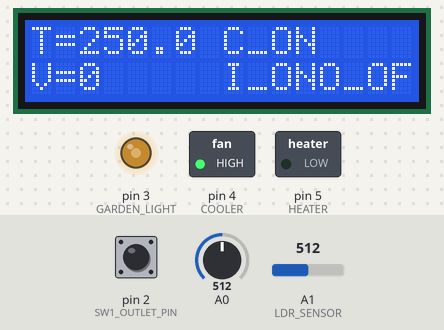
Recording of a sketch running on a simulated Arduino Uno, built with avr-gcc and run on an emulated ATmega328P. On the bench: 16×2 character LCD, switched loads named in the sketch (green lamp = pin HIGH), output pins drawn as LEDs (lit = HIGH). Inputs (shaded band) come from the test bench; at power-on: pin 2 (SW1_OUTLET_PIN) HIGH, A0 = 512, A1 (LDR_SENSOR) = 512. What the sketch prints to the serial monitor is not drawn.

Above: at 1.2 s.
1.3 s: pin 2 (SW1_OUTLET_PIN) pulled LOW for 0.15 s
At 1.57 s:
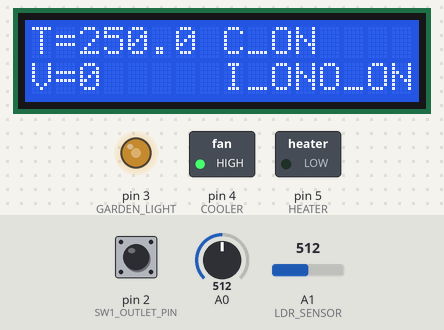
3.1 s: A0 set to 68
At 3.8 s:
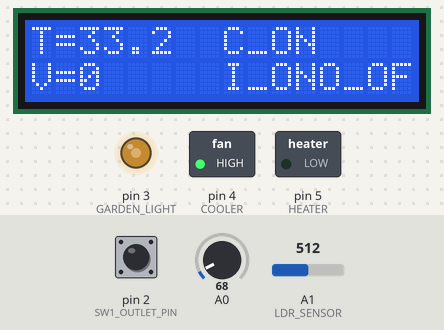
4.6 s: A0 set to 55
At 5.9 s:
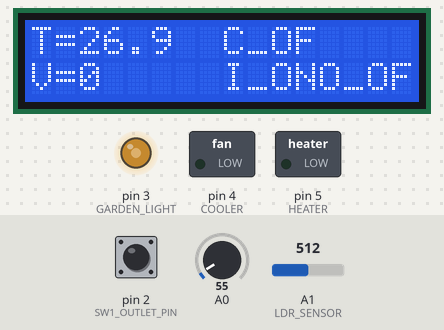
6.2 s: pin 2 (SW1_OUTLET_PIN) pulled LOW for 1 s
At 7.0 s:
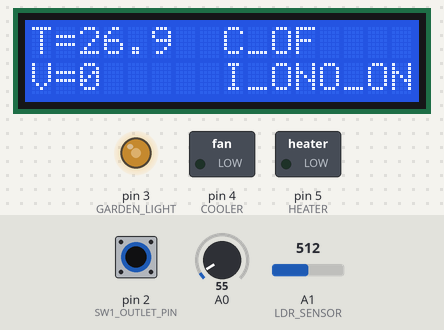
8.7 s: A1 (LDR_SENSOR) set to 306
At 9.4 s:
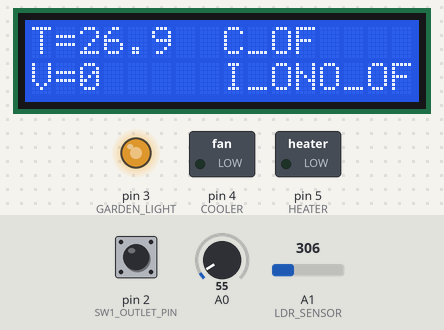
10.3 s: A0 set to 110
At 11.7 s:
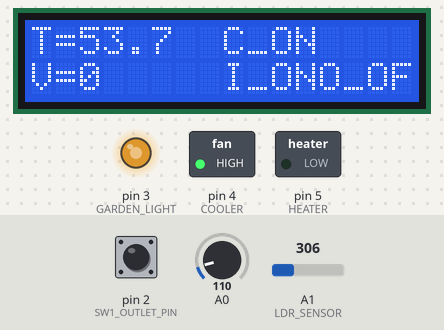
Timing chart, 0 to 12.9 s (numbered marks = the images above; inputs shaded):
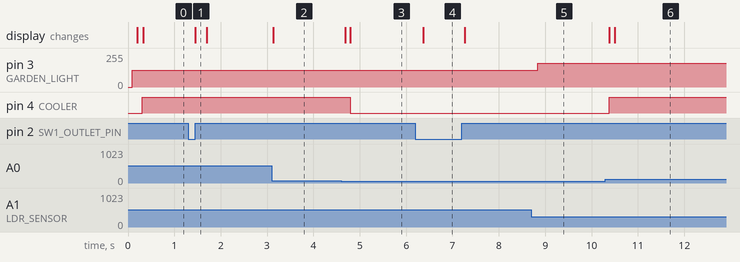

Measured:
- the behaviour switches between 62 and 61 on A0 (found by bisection; images 2 and 3)
- after the input at 1.3 s, the display: changes after 0.15 s (image 1)
- after the input at 3.1 s, the display: changes at once (image 2)
- after the input at 4.6 s, pin 4 (COOLER): HIGH → LOW after 0.19 s; the display: first changes after 0.09 s (image 3 shows a later state)
- after the input at 6.2 s, the display: changes after 0.17 s (image 4)
- after the input at 8.7 s, pin 3 (GARDEN_LIGHT): 127/255 → 179/255 after 0.13 s
- after the input at 10.3 s, pin 4 (COOLER): LOW → HIGH after 0.08 s; the display: first changes after 0.08 s (image 6 shows a later state)

The sketch:

HomeAutomationBlynk.ino
```cpp
/*************************************************************
Title         :   Home automation using blynk
Description   :   To control light's brigntness with brightness,monitor
temperature , monitor water level in the tank through blynk app Pheripherals  :
Arduino UNO , Temperature system, LED, LDR module, Serial Tank, Blynk cloud,
Blynk App.
 *************************************************************/

// Template ID, Device Name and Auth Token are provided by the Blynk.Cloud
// See the Device Info tab, or Template settings
#define BLYNK_TEMPLATE_ID "TMPL3YixHkYcj"
#define BLYNK_TEMPLATE_NAME "Home automation"
#define BLYNK_AUTH_TOKEN "Ach5e5z58XEAvlNsgshrWII59pAFPnYy"

// Toggle this to enable/disable Blynk connection
// #define BLYNK_ENABLED

// Comment this out to disable prints
#ifdef BLYNK_ENABLED
#define BLYNK_PRINT Serial
#endif

#ifdef BLYNK_ENABLED
#include <BlynkSimpleEthernet.h>
#endif
#include <Ethernet.h>
#include <LiquidCrystal_I2C.h>
#include <SPI.h>
#include <Wire.h>

#include "ldr.h"
#include "main.h"
#include "serial_tank.h"
#include "temperature_system.h"

char auth[] = BLYNK_AUTH_TOKEN;
bool heater_sw, inlet_sw, outlet_sw, cooler_sw;
unsigned int tank_volume;

// Mac address should be different for each device in your LAN
byte mac[] = {0xDE, 0xAD, 0xBE, 0xEF, 0xFE, 0xED};

#ifdef BLYNK_ENABLED
BlynkTimer timer;
#endif

LiquidCrystal_I2C
    lcd(0x27, 16,
        2); // set the LCD address to 0x27 for a 16 chars and 2 line display
#ifdef BLYNK_ENABLED
// This function is called every time the Virtual Pin 0 state changes
/*To turn ON and OFF cooler based virtual PIN value*/
BLYNK_WRITE(COOLER_V_PIN) {
  cooler_sw = param.asInt();
  // If cooler button is ON in blynk, turn on cooler
  if (cooler_sw) {
    cooler_control(ON);
    lcd.setCursor(8, 0);
    lcd.print("C_ON");
  } else {
    cooler_control(OFF);
    lcd.setCursor(8, 0);
    lcd.print("C_OF");
  }
}
/*To turn ON and OFF heater based virtual PIN value*/
BLYNK_WRITE(HEATER_V_PIN) {
  heater_sw = param.asInt();
  // If heater button is ON in blynk, turn on heater
  if (heater_sw) {
    heater_control(ON);
    lcd.setCursor(8, 0);
    lcd.print("H_ON");
  } else {
    heater_control(OFF);
    lcd.setCursor(8, 0);
    lcd.print("H_OF");
  }
}
/*To turn ON and OFF inlet vale based virtual PIN value*/
BLYNK_WRITE(INLET_V_PIN) {
  inlet_sw = param.asInt();
  if (inlet_sw) {
    enable_inlet();
    lcd.setCursor(8, 1);
    lcd.print("I_ON");
  } else {
    disable_inlet();
    lcd.setCursor(8, 1);
    lcd.print("I_OF");
  }
}

/*To turn ON and OFF outlet value based virtual switch value*/
BLYNK_WRITE(OUTLET_V_PIN) {
  outlet_sw = param.asInt();
  if (outlet_sw) {
    enable_outlet();
    lcd.setCursor(12, 1);
    lcd.print("O_ON");
  } else {
    disable_outlet();
    lcd.setCursor(12, 1);
    lcd.print("O_OF");
  }
}

// Syncing the initial state of the hardware with the Blynk App
BLYNK_CONNECTED() {
  Blynk.virtualWrite(COOLER_V_PIN, cooler_sw);
  Blynk.virtualWrite(HEATER_V_PIN, heater_sw);
  Blynk.virtualWrite(INLET_V_PIN, inlet_sw);
  Blynk.virtualWrite(OUTLET_V_PIN, outlet_sw);
  Blynk.virtualWrite(BLYNK_TERMINAL_V_PIN, "System Connected to Blynk Cloud\n");
}
#endif
#ifdef BLYNK_ENABLED
/* To display temperature and water volume as gauge on the Blynk App*/
void update_temperature_reading() {
  // You can send any value at any time.
  // Please don't send more that 10 values per second.
  Blynk.virtualWrite(TEMPERATURE_GAUGE, read_temperature());
  // Use the cached value from loop() to prevent serial port conflicts
  Blynk.virtualWrite(WATER_VOL_GAUGE, tank_volume);
}
#endif

/*To turn off the heater if the temperature raises above 35 deg C*/
void handle_temp(void) {
  float temp = read_temperature();

  // If temperature > 35, turn off heater and turn on fan (cooler)
  if (temp > 35.0) {
    if (heater_sw) {
      heater_sw = 0;
      heater_control(OFF);
      lcd.setCursor(8, 0);
      lcd.print("H_OF");
#ifdef BLYNK_ENABLED
      Blynk.virtualWrite(BLYNK_TERMINAL_V_PIN, "Temperature is above 35°C \n");
      Blynk.virtualWrite(BLYNK_TERMINAL_V_PIN, "Turning OFF the heater \n");
      Blynk.virtualWrite(HEATER_V_PIN, OFF);
#endif
    }

    if (cooler_sw == OFF) {
      cooler_sw = ON;
      cooler_control(ON);
      lcd.setCursor(8, 0);
      lcd.print("C_ON");
#ifdef BLYNK_ENABLED
      Blynk.virtualWrite(BLYNK_TERMINAL_V_PIN, "Turning ON the cooler \n");
      Blynk.virtualWrite(COOLER_V_PIN, ON);
#endif
    }
  }
  // Optional: Turn OFF cooler if temp falls back to safe level (e.g. < 30)
  else if (temp < 30.0) {
    if (cooler_sw == ON) {
      cooler_sw = OFF;
      cooler_control(OFF);
      lcd.setCursor(8, 0);
      lcd.print("C_OF");
#ifdef BLYNK_ENABLED
      Blynk.virtualWrite(BLYNK_TERMINAL_V_PIN, "Turning OFF the cooler \n");
      Blynk.virtualWrite(COOLER_V_PIN, OFF);
#endif
    }
  }
}

/*To control water volume above 2000ltrs*/
void handle_tank(void) {
  if ((tank_volume < 2000) && (inlet_sw == OFF)) {
    enable_inlet();
    lcd.setCursor(8, 1);
    lcd.print("I_ON");
    inlet_sw = ON;

    // To reflect ON on inlet virtual pin
#ifdef BLYNK_ENABLED
    Blynk.virtualWrite(INLET_V_PIN, ON);

    Blynk.virtualWrite(BLYNK_TERMINAL_V_PIN,
                       "Water volume is < 2000 litres \n");
    Blynk.virtualWrite(BLYNK_TERMINAL_V_PIN, "Turning ON the inlet valve \n");
#endif
  }

  // Checking if tank volume is full, then turn OFF the inlet valve
  if ((tank_volume == 3000) && (inlet_sw == ON)) {
    disable_inlet();
    lcd.setCursor(8, 1);
    lcd.print("I_OF");
    inlet_sw = OFF;

    // To reflect ON on inlet virtual pin
#ifdef BLYNK_ENABLED
    Blynk.virtualWrite(INLET_V_PIN, OFF);

    Blynk.virtualWrite(BLYNK_TERMINAL_V_PIN, "Water volume is FULL \n");
    Blynk.virtualWrite(BLYNK_TERMINAL_V_PIN, "Turning OFF the inlet valve \n");
#endif
  }

  // Handle Outlet Local Override (Switch 1 on Pin 2)
  // LOW = Pressed/ON (using INPUT_PULLUP)
  bool sw1_state = (digitalRead(SW1_OUTLET_PIN) == LOW);
  if (sw1_state != outlet_sw) {
    outlet_sw = sw1_state;
    if (outlet_sw) {
      enable_outlet();
      lcd.setCursor(12, 1);
      lcd.print("O_ON");
    } else {
      disable_outlet();
      lcd.setCursor(12, 1);
      lcd.print("O_OF");
    }
#ifdef BLYNK_ENABLED
    Blynk.virtualWrite(OUTLET_V_PIN, outlet_sw);
#endif
  }
}

void setup(void) {
  // initialise LCD
  lcd.init();
  // turn backlight
  lcd.backlight();
  // clear clcd
  lcd.clear();
  // point cursor to home
  lcd.home();

  // initialising garden lights as output pin
  init_ldr();

  // initialising temp system
  init_temperature_system();

  init_serial_tank();

  pinMode(SW1_OUTLET_PIN, INPUT_PULLUP);

#ifdef BLYNK_ENABLED
  // For updating the timer on Blynk app for every 0.5 sec
  timer.setInterval(500L, update_temperature_reading);
#endif

  lcd.clear();

#ifdef BLYNK_ENABLED
  lcd.setCursor(0, 0);
  lcd.print("Connecting...");
#endif

#ifdef BLYNK_ENABLED
  // Specifically map W5500 Ethernet CS pin to 10 for Arduino Uno
  Ethernet.init(10);

  // Define Network Fallbacks
  IPAddress ip_eth(192, 168, 1, 100);
  IPAddress gateway(192, 168, 1, 1);
  IPAddress dns(8, 8, 8, 8); // Google DNS
  IPAddress subnet(255, 255, 255, 0);

  // Try DHCP first
  if (Ethernet.begin(mac) == 0) {
    lcd.clear();
    lcd.setCursor(0, 0);
    lcd.print("DHCP Failed");
    delay(1000);
    lcd.clear();
    lcd.setCursor(0, 0);
    lcd.print("Static IP...");
    // Static Backup with routing info
    Ethernet.begin(mac, ip_eth, dns, gateway, subnet);
  } else {
    lcd.clear();
    lcd.setCursor(0, 0);
    lcd.print("DHCP Success");
  }
  delay(1000);

  lcd.clear();
  lcd.setCursor(0, 0);
  lcd.print("Blynk init...");

  // connecting arduino to blynk server
  Blynk.config(auth, "blynk.cloud", 80);
  Blynk.connect();
#endif

  // Initializing switch states to OFF
  heater_sw = OFF;
  cooler_sw = OFF;
  inlet_sw = OFF;
  outlet_sw = OFF;

  lcd.clear();
  lcd.setCursor(0, 0);
  lcd.print("T=");

  // Set cursor to 2nd line
  lcd.setCursor(0, 1);
  lcd.print("V=");

  // Display initial status on LCD
  lcd.setCursor(8, 0);
  lcd.print("H_OF");
  lcd.setCursor(8, 1);
  lcd.print("I_OF");
  lcd.setCursor(12, 1);
  lcd.print("O_OF");
}

void loop(void) {
  // control brightness of garden lights using LDR sensor
  brightness_control();

  // For displaying the temperature on CLCD
  lcd.setCursor(2, 0);
  String temp = String(read_temperature(), 1);
  lcd.print(temp);
  // Pad with spaces to reach index 7
  for (int i = temp.length(); i < 5; i++) {
    lcd.print(" ");
  }

  tank_volume = volume();
  lcd.setCursor(2, 1);
  String vol = String(tank_volume);
  lcd.print(vol);
  // Pad with spaces to reach index 7
  for (int i = vol.length(); i < 5; i++) {
    lcd.print(" ");
  }

  // To check threshold temp and controlling heater
  handle_temp();

  // To monitor the volume of water, turn ON the inlet valve if V < 2000 ltrs
  handle_tank();

#ifdef BLYNK_ENABLED
  timer.run();
#endif
  // To run the Blynk application
#ifdef BLYNK_ENABLED
  Blynk.run();
#endif
  delay(10);
}
```

ldr.cpp
```cpp
#include "ldr.h"
#include "Arduino.h"
#include "main.h"

void init_ldr(void)
{
   pinMode(GARDEN_LIGHT, OUTPUT);

}
unsigned int inputVal = 0;
void brightness_control(void)
{
  //read the LDR values
  inputVal = analogRead(LDR_SENSOR);

  //reverse map from 0 - 1023 to 255 - 0
  inputVal = (1023 - inputVal)/4;

  //write values to led
  analogWrite(GARDEN_LIGHT, inputVal);
  delay(100);
}
```

ldr.h
```cpp
#ifndef LDR_H
#define LDR_H


#define LDR_SENSOR       A1
#define GARDEN_LIGHT     3


void init_ldr(void);
void brightness_control(void);

#endif
```

main.h
```cpp
#ifndef MAIN_H
#define MAIN_H

#define ON 1
#define OFF 0

#define TEMPERATURE_GAUGE V1
#define COOLER_V_PIN V0
#define HEATER_V_PIN V2
#define WATER_VOL_GAUGE V3
#define INLET_V_PIN V4
#define OUTLET_V_PIN V5
#define BLYNK_TERMINAL_V_PIN V6

#define SW1_OUTLET_PIN 2

#endif
```

serial_tank.cpp
```cpp
#include "serial_tank.h"
#include "Arduino.h"
#include "main.h"

unsigned int volume_value;
unsigned char valueh, valuel;

void init_serial_tank(void) {
  Serial.begin(19200);
  Serial.write(0xFF); // sincroniza comunicação
  Serial.write(0xFF);
  Serial.write(0xFF);
}

unsigned int volume(void) {
  // Clear any garbage in the buffer before requesting new data
  while (Serial.available()) {
    Serial.read();
  }

  // Sending command to request the volume of water
  Serial.write(0xFF);
  Serial.write(VOLUME);

  // Wait for up to 100 milliseconds for a response
  unsigned long timeout = millis();
  while (Serial.available() < 2) {
    if (millis() - timeout > 100) {
      // Timeout reached, return the LAST KNOWN volume instead of getting stuck
      return volume_value;
    }
  }

  valueh = Serial.read();
  valuel = Serial.read();
  volume_value = (valueh << 8) | valuel;

  return volume_value;
}
void enable_inlet(void) {
  Serial.write(0xFF); // Sync header
  Serial.write(INLET_VALVE);
  Serial.write(ENABLE);
  delay(10);
}
void disable_inlet(void) {
  Serial.write(0xFF);
  Serial.write(INLET_VALVE);
  Serial.write(DISABLE);
  delay(10);
}
void enable_outlet(void) {
  Serial.write(0xFF);
  Serial.write(OUTLET_VALVE);
  Serial.write(ENABLE);
  delay(10);
}
void disable_outlet(void) {
  Serial.write(0xFF);
  Serial.write(OUTLET_VALVE);
  Serial.write(DISABLE);
  delay(10);
}
```

serial_tank.h
```cpp
#ifndef SERIAL_TANK_H
#define SERIAL_TANK_H


//input digital
#define INLET_VALVE  0x00
#define OUTLET_VALVE 0x01

//sensors digital
#define HIGH_FLOAT 0x10
#define LOW_FLOAT  0x11

//sensor analog
#define VOLUME 0x30

#define   ENABLE  0x01
#define   DISABLE 0x00

void init_serial_tank(void);
void enable_inlet(void);
void enable_outlet(void);
void disable_inlet(void);
void disable_outlet(void);
unsigned int volume(void);

#endif
```

temperature_system.cpp
```cpp
#include "temperature_system.h"
#include "Arduino.h"
#include "main.h"


void init_temperature_system(void)
{
    pinMode(HEATER, OUTPUT);
    pinMode(COOLER, OUTPUT);

    digitalWrite(HEATER, LOW);
    digitalWrite(COOLER, LOW);
}

float read_temperature(void)
{
   float temperature;
  //reading the analog output voltage fromtemperature sensor and converting it to deg cel (10mv-> 1deg cel)
  temperature = (((analogRead(A0) *(float)5/ 1024)) /(float) 0.01);
  return temperature;
}

void cooler_control(bool control)
{
   digitalWrite(COOLER, control);
}
void heater_control(bool control)
{
    digitalWrite(HEATER, control);
}
```

temperature_system.h
```cpp
#ifndef TEMPERATURE_SYSTEM_H
#define TEMPERATURE_SYSTEM_H

#define HEATER                5
#define COOLER                4


#define TEMPERATURE_SENSOR    A0


float read_temperature(void);
void init_temperature_system(void);
void cooler_control(bool control);
void heater_control(bool control);
#endif
```
